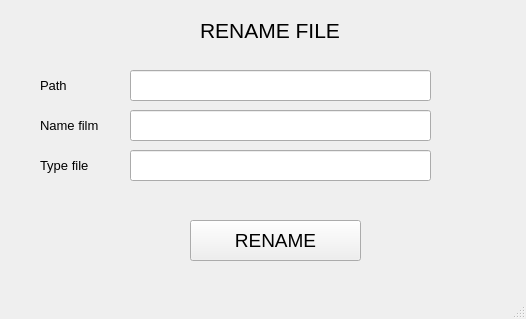
<?xml version="1.0" encoding="UTF-8"?>
<ui version="4.0">
 <class>MainWindow</class>
 <widget class="QMainWindow" name="MainWindow">
  <property name="geometry">
   <rect>
    <x>0</x>
    <y>0</y>
    <width>526</width>
    <height>319</height>
   </rect>
  </property>
  <property name="windowTitle">
   <string>MainWindow</string>
  </property>
  <widget class="QWidget" name="centralwidget">
   <widget class="QLabel" name="label">
    <property name="geometry">
     <rect>
      <x>200</x>
      <y>0</y>
      <width>181</width>
      <height>61</height>
     </rect>
    </property>
    <property name="font">
     <font>
      <pointsize>16</pointsize>
     </font>
    </property>
    <property name="text">
     <string>RENAME FILE</string>
    </property>
   </widget>
   <widget class="QToolButton" name="btn_rename">
    <property name="geometry">
     <rect>
      <x>190</x>
      <y>220</y>
      <width>171</width>
      <height>41</height>
     </rect>
    </property>
    <property name="font">
     <font>
      <pointsize>14</pointsize>
     </font>
    </property>
    <property name="text">
     <string>RENAME</string>
    </property>
   </widget>
   <widget class="QLabel" name="label_2">
    <property name="geometry">
     <rect>
      <x>40</x>
      <y>70</y>
      <width>71</width>
      <height>31</height>
     </rect>
    </property>
    <property name="font">
     <font>
      <pointsize>10</pointsize>
     </font>
    </property>
    <property name="text">
     <string>Path</string>
    </property>
   </widget>
   <widget class="QLabel" name="label_3">
    <property name="geometry">
     <rect>
      <x>40</x>
      <y>110</y>
      <width>81</width>
      <height>31</height>
     </rect>
    </property>
    <property name="font">
     <font>
      <pointsize>10</pointsize>
     </font>
    </property>
    <property name="text">
     <string>Name film</string>
    </property>
   </widget>
   <widget class="QLabel" name="label_4">
    <property name="geometry">
     <rect>
      <x>40</x>
      <y>150</y>
      <width>71</width>
      <height>31</height>
     </rect>
    </property>
    <property name="font">
     <font>
      <pointsize>10</pointsize>
     </font>
    </property>
    <property name="text">
     <string>Type file</string>
    </property>
   </widget>
   <widget class="QLineEdit" name="path_text">
    <property name="geometry">
     <rect>
      <x>130</x>
      <y>70</y>
      <width>301</width>
      <height>31</height>
     </rect>
    </property>
   </widget>
   <widget class="QLineEdit" name="name_film">
    <property name="geometry">
     <rect>
      <x>130</x>
      <y>110</y>
      <width>301</width>
      <height>31</height>
     </rect>
    </property>
   </widget>
   <widget class="QLineEdit" name="type_file">
    <property name="geometry">
     <rect>
      <x>130</x>
      <y>150</y>
      <width>301</width>
      <height>31</height>
     </rect>
    </property>
   </widget>
  </widget>
  <widget class="QMenuBar" name="menubar">
   <property name="geometry">
    <rect>
     <x>0</x>
     <y>0</y>
     <width>526</width>
     <height>26</height>
    </rect>
   </property>
  </widget>
  <widget class="QStatusBar" name="statusbar"/>
 </widget>
 <resources/>
 <connections/>
</ui>
